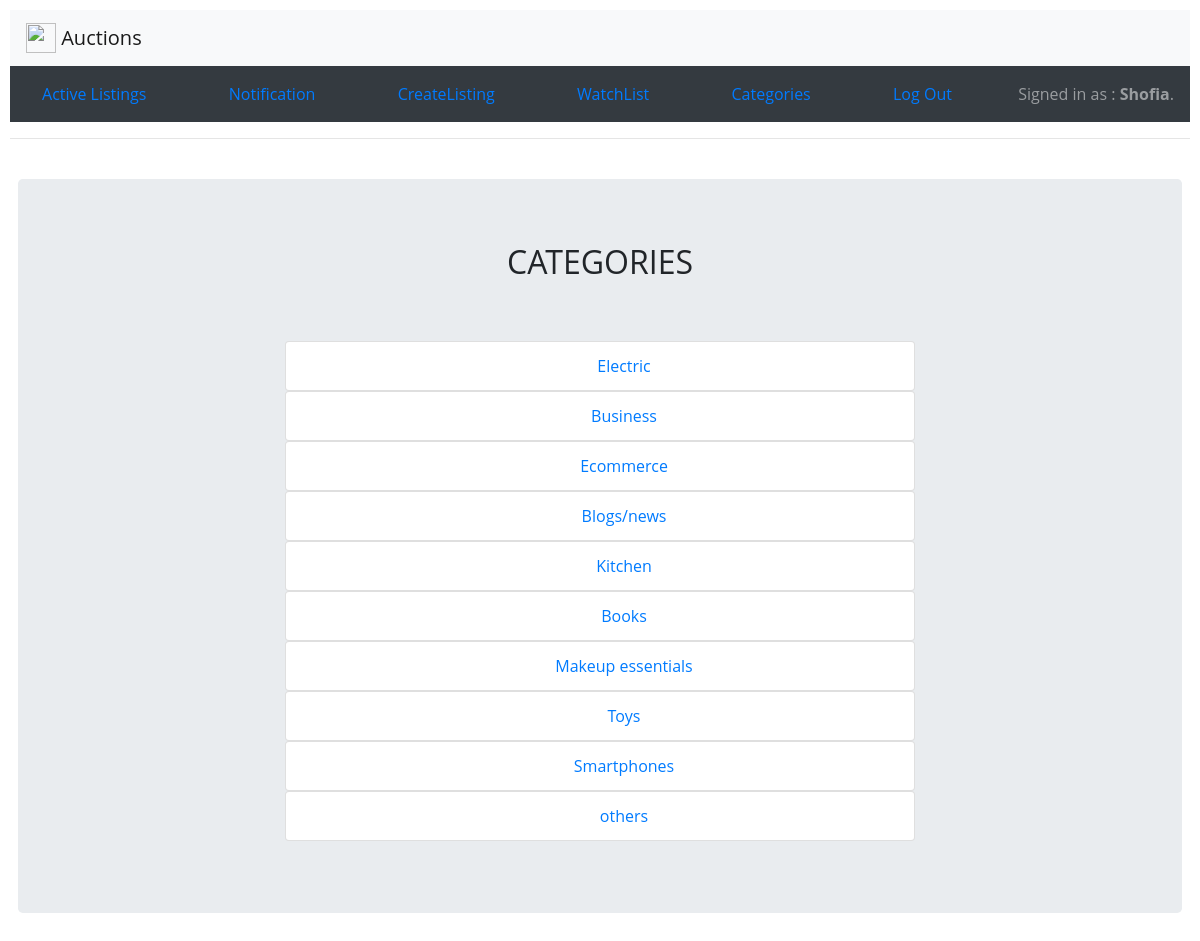
Page /categories (signed in) on the committed database.
### auctions/models.py (models this page shows)
class User(AbstractUser):
    pass

class Categories(models.Model):
    name_categories = models.CharField(max_length=80)
    def __str__(self) -> str:return f"{self.name_categories}"

### auctions/views.py (the view)
# urls.py: path("categories", views.categories, name="categories"),
@login_required(login_url='/login')
def categories(request):
    return render(request, "auctions/categories.html",{
        "categories":Categories.objects.all()
    })

### auctions/templates/auctions/categories.html (shortened to what this page needs)
{% extends "auctions/layout.html"%}
{% block body %}
    <br>
    <div class="jumbotron text-center mx-2 mb-5">
        <h2 class="card-title h2">CATEGORIES</h2>
        <br> <br>
        <div class="row d-flex justify-content-center">
            <div class="col-xl-7 pb-2">
                <ul class="list-group">
                {% for category in categories %}
                <a href="{% url 'category' category.id %}"><li class="list-group-item"> {{category}}</li></a>
                {% endfor %}
                </ul>
            </div>
        </div>
    </div>
{% endblock %}

### auctions/templates/auctions/layout.html (shortened to what this page needs)
{% load static %}
<!DOCTYPE html>
<html lang="en">
    <head>
        <link rel="stylesheet" href="https://stackpath.bootstrapcdn.com/bootstrap/4.4.1/css/bootstrap.min.css">
        <link href="{% static 'auctions/styles.css' %}" rel="stylesheet">
    </head>
    <body>
        <nav class="navbar navbar-light bg-light">
            <a class="navbar-brand" href="#">
              <img src="https://cdn.dribbble.com/users/4553005/screenshots/13436219/ecommerce_logo_3-01_4x.png" width="30" height="30" class="d-inline-block align-top" alt="">
              Auctions
            </a>
          </nav>
        <nav  class="navbar navbar-dark bg-dark">
            <nav class="nav-item">
                <a class="nav-link" href="{% url 'index' %}"> Active Listings</a>
            </nav>
            {% if user.is_authenticated %}
                <nav class="nav-item">
                    <a href= "{% url 'notify' %}"class="nav-link">
                        Notification
                      </a>
                    </nav>
                <nav class="nav-item">
                    <a class="nav-link" href="{% url 'create' %}">CreateListing</a>
                </nav>
                <nav class="nav-item">
                    <a class="nav-link" href="{% url 'watchlist' %}">WatchList</a>
                </nav>
                <nav class="nav-item">
                    <a class="nav-link" href="{% url 'categories' %}">Categories</a>
                </nav>
                <nav class="nav-item">
                    <a class="nav-link" href="{% url 'logout' %}">Log Out</a>
                </nav>
            {% endif %}
            <div>
                <span class="navbar-text">
                {% if user.is_authenticated %}
                    Signed in as : <strong >{{ user.username }}</strong>.
                {% else %}
                    Not signed in.
                {% endif %}
            </span>
            </div>
        </nav>
        <hr>
        {% block body %}
        {% endblock %}
    </body>
</html>

### auctions/static/auctions/styles.css (style rules this page uses)
body { padding: 10px; }
body { font-family: 'open sans'; overflow-x: hidden; }
img { max-width: 100%; }

### rows in the picture
User: username "Shofia"
Categories: name_categories "Electric"
Categories: name_categories "Business"
Categories: name_categories "Ecommerce"
Categories: name_categories "Blogs/news"
Categories: name_categories "Kitchen"
Categories: name_categories "Books"
Categories: name_categories "Makeup essentials"
Categories: name_categories "Toys"
Categories: name_categories "Smartphones"
Categories: name_categories "others"
